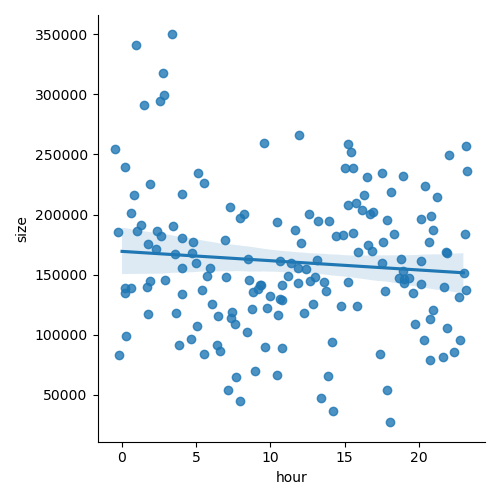

This chart was generated by the following Python code:
import pandas as pd
import seaborn as sns
import matplotlib.pyplot as plt
from datetime import datetime

def parse_str(x):
    return x[1:-1]

def parse_datetime(x):
    dt = datetime.strptime(x[1:-1], '%d/%b/%Y:%H:%M:%S')
    return dt


df = pd.read_csv(
    r'C:\Users\tihan\OneDrive\Desktop\ATU\programming-for-data-analytics\my-work\topic_7_machine_learning\access.log.txt',
    sep=r'\s(?=(?:[^"]*"[^"]*")*[^"]*$)(?![^\[]*\])',
    engine='python',
    na_values='-',
    header=None,
    usecols=[0,3,4,5,6,7,8],
    names=['ip','time','request','status','size','referer','user_agent'],
    converters={
    'time': parse_datetime,
    'request': parse_str,
    'status': int,
    'size': lambda x: int(x) if x.isdigit() else 0,
    'referer': parse_str,
    'user_agent': parse_str
}
)


print(df.head())


excelFilename = 'log.xlsx'
df.to_excel(excelFilename, index=False, sheet_name='data')


request = df.pop('request').str.split()

df['resource'] = request.str[1]
df['method'] = request.str[0]


df['url'] = request.str[1].str.split('?').str[0]


dfbyhour = df.resample('H', on='time').sum()

dfbyhour['hour'] = dfbyhour.index.hour
dfbyhour['date'] = dfbyhour.index.date


sns.lmplot(x="hour", y="size", order=1, data=dfbyhour, x_jitter=0.5)
plt.show()


sns.residplot(x="hour", y="size", data=dfbyhour, order=1)
plt.show()
